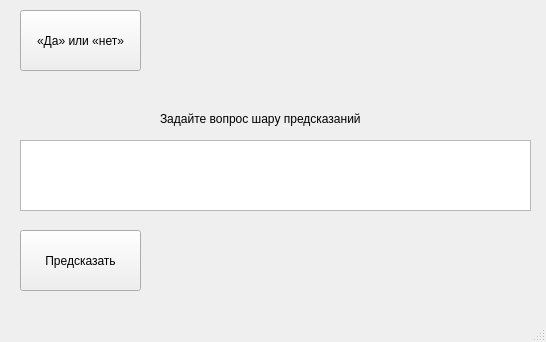
<?xml version="1.0" encoding="UTF-8"?>
<ui version="4.0">
 <class>MainWindow</class>
 <widget class="QMainWindow" name="MainWindow">
  <property name="geometry">
   <rect>
    <x>0</x>
    <y>0</y>
    <width>546</width>
    <height>342</height>
   </rect>
  </property>
  <property name="windowTitle">
   <string>MainWindow</string>
  </property>
  <widget class="QWidget" name="centralwidget">
   <widget class="QPushButton" name="pushButton">
    <property name="geometry">
     <rect>
      <x>20</x>
      <y>10</y>
      <width>121</width>
      <height>61</height>
     </rect>
    </property>
    <property name="text">
     <string>«Да» или «нет»</string>
    </property>
   </widget>
   <widget class="QPushButton" name="pushButton_2">
    <property name="geometry">
     <rect>
      <x>20</x>
      <y>230</y>
      <width>121</width>
      <height>61</height>
     </rect>
    </property>
    <property name="text">
     <string>Предсказать</string>
    </property>
   </widget>
   <widget class="QTextEdit" name="textEdit">
    <property name="geometry">
     <rect>
      <x>20</x>
      <y>140</y>
      <width>511</width>
      <height>71</height>
     </rect>
    </property>
   </widget>
   <widget class="QLabel" name="label">
    <property name="geometry">
     <rect>
      <x>160</x>
      <y>250</y>
      <width>371</width>
      <height>18</height>
     </rect>
    </property>
    <property name="text">
     <string/>
    </property>
   </widget>
   <widget class="QLabel" name="label_2">
    <property name="geometry">
     <rect>
      <x>290</x>
      <y>30</y>
      <width>58</width>
      <height>18</height>
     </rect>
    </property>
    <property name="text">
     <string/>
    </property>
   </widget>
   <widget class="QLabel" name="label_3">
    <property name="geometry">
     <rect>
      <x>160</x>
      <y>110</y>
      <width>231</width>
      <height>18</height>
     </rect>
    </property>
    <property name="text">
     <string>Задайте вопрос шару предсказаний</string>
    </property>
   </widget>
  </widget>
  <widget class="QMenuBar" name="menubar">
   <property name="geometry">
    <rect>
     <x>0</x>
     <y>0</y>
     <width>546</width>
     <height>23</height>
    </rect>
   </property>
  </widget>
  <widget class="QStatusBar" name="statusbar"/>
 </widget>
 <resources/>
 <connections/>
</ui>
